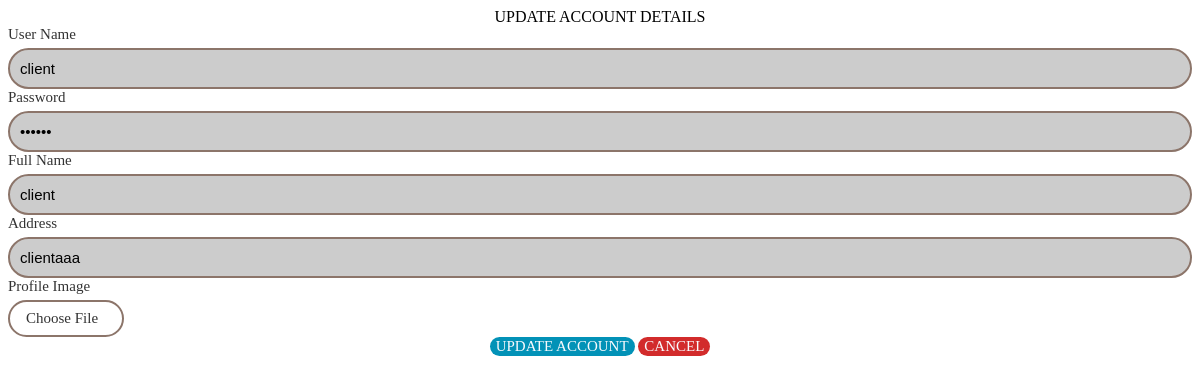
Screenshot of /modules/accounts_edit.php?id=2 with the database file from the repository.
### tables this page shows
CREATE TABLE `users` (
  `id` int(10) NOT NULL,
  `username` varchar(255) NOT NULL,
  `password` varchar(255) NOT NULL,
  `fullname` varchar(255) NOT NULL,
  `profile` varchar(255) NOT NULL,
  `address` varchar(255) NOT NULL,
  `roles` varchar(255) NOT NULL,
  `items` varchar(255) NOT NULL,
  `attempt` int(10) NOT NULL,
  `accstatus` varchar(10) NOT NULL
);

### modules/accounts_edit.php (the view, shortened to what this page needs)
<?php
$id = 0;
if(isset($_GET['id'])){
    $id = $_GET['id'];
}
include("dbconi.php");
$query = "SELECT * FROM users WHERE id= '".mysqli_real_escape_string($dbc, $id)."'";
$result = mysqli_query($dbc, $query);
if(mysqli_num_rows($result)>0){
    $row = mysqli_fetch_array($result);
?>
<div class="container my-3" id="editfrm">
    <div class="row">
        <div class="col p-3">
        <div class="container-fluid" id="editst">
                <center>
                    <label> UPDATE ACCOUNT DETAILS </label>
                </center>
            </div>
            <form id="frmprod" enctype="multipart/form-data">
                <div class="form-group">
                    <label for="txtuser">User Name</label>
                    <input type="text" class="form-control" id="txtuser" name="txtuser" value="<?php echo $row['username']; ?>">
                </div>
                <div class="form-group">
                    <label for="txtpass">Password</label>
                    <input type="password" class="form-control" id="txtpass" name="txtpass" value="<?php echo $row['password']; ?>">
                </div>
                <div class="form-group">
                    <label for="txtfull">Full Name</label>
                    <input type="text" class="form-control" id="txtfull" name="txtfull" value="<?php echo $row['fullname']; ?>">
                </div>
                <div class="form-group">
                    <label for="txtaddress">Address</label>
                    <input type="text" class="form-control" id="txtaddress" name="txtaddress" value="<?php echo $row['address']; ?>">
                </div>
                <div class="form-group">
                    <label for="imageUpload">Profile Image</label>
                    <div class="file-upload-wrapper">
                        <span class="file-upload-text">Choose File</span>
                    </div>
                </div>
                <div>
                    <center>
                        <button type="button" class="btn m-3" id="btnsave">UPDATE ACCOUNT</button>
                        <button type="button" class="btn m-3" id="btncancel">CANCEL</button>
                    </center>
                </div>
            </form>
        </div>
    </div>
</div>
<?php
}
?>

### modules/accounts_edit.php (style rules this page uses)
#frmprod { font-family: FuturaLight; font-size: 15px; }
#btnsave { background-color: #0292b7; color: #f9fafd; font-family: FuturaLight; font-size: 15px; border: 0px; border-radius: 100px; }
#btncancel { background-color: #d22b2b; color: #f9fafd; font-family: FuturaLight; font-size: 15px; border: 0px; border-radius: 100px; }
.form-group label { font-family: FuturaLight; font-size: 15px; color: #333; margin-bottom: 5px; display: block; }
.form-control { border: 2.5px solid #8c756a; border-radius: 25px; background-color: #ccc; padding: 10px; font-size: 15px; width: 100%; box-sizing: border-box; transition: border-color 0.3s ease; }
.file-upload-wrapper { position: relative; display: inline-flex; align-items: center; background-color: #fff; border: 2.5px solid #8c756a; border-radius: 25px; padding: 8px 16px; text-align: center; cursor: pointer; transition: background-color 0.3s ease; width: fit-content; }
.file-upload-text { font-size: 15px; color: #333; margin-right: 8px; font-family: FuturaLight; }

### rows the page displays
users: txtuser "client", txtfull "client", txtaddress "clientaaa"
